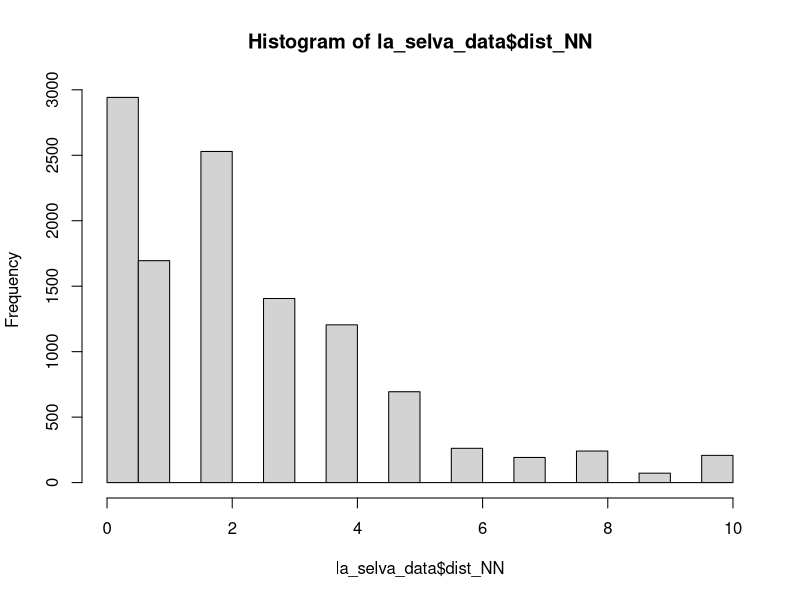
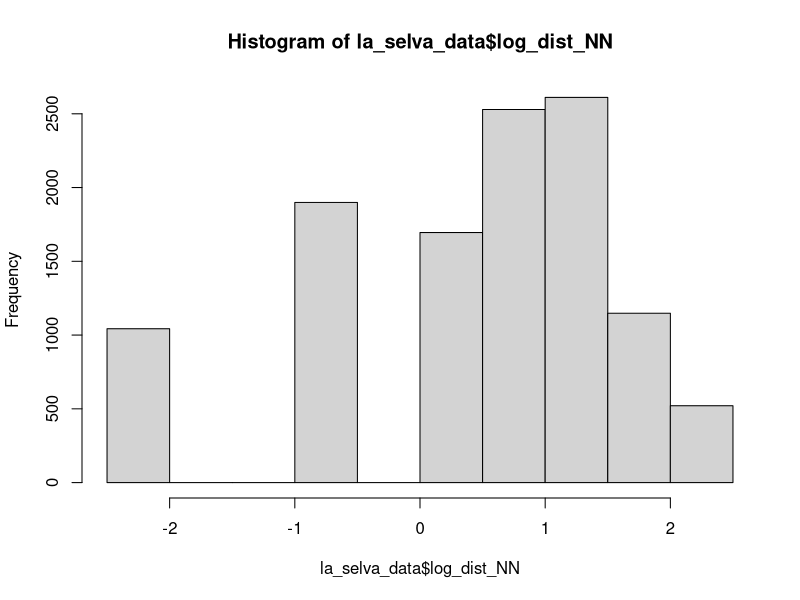

These charts were generated, in order, by the following R code: (Note: this script raises an error after producing the figures.)
#### 2/26/2026
#### Kurt Riggin
#### GLMM fitting



# Load packages
library(glmmTMB)
library(tidyverse)
library(emmeans)

# Load data 
la_selva_data <- read.csv("all_la_selva_data.csv")


# Model Fitting (Forest zone fixed effect, ID random effect, and null models)
# Factor edge type
la_selva_data$edge_type <- factor(la_selva_data$edge_type)
la_selva_data$edge_type <- relevel(la_selva_data$edge_type, ref = "I")

# Resting
resting_model <- glmmTMB(
  Rest ~ edge_type + (1|id), 
  data = la_selva_data, 
  family = binomial(link = "logit")
  )
summary(resting_model)

resting_null_model <- glmmTMB(
  Rest ~ 1 + (1|id), 
  data = la_selva_data, 
  family = binomial(link = "logit")
  )
summary(resting_null_model)

rest_est_ci <- emmeans(resting_model, ~ edge_type, type = "response")
rest_est_ci


# Feeding
feeding_model <- glmmTMB(
  Feed ~ edge_type + (1|id), 
  data = la_selva_data, 
  family = binomial(link = "logit")
  )
summary(feeding_model)

feeding_null_model <- glmmTMB(
  Feed ~ 1 + (1|id), 
  data = la_selva_data, 
  family = binomial(link = "logit")
  )
summary(feeding_null_model)


feed_est_ci <- emmeans(feeding_model, ~ edge_type, type = "response")
feed_est_ci




# Moving
moving_model <- glmmTMB(
  Move ~ edge_type + (1|id), 
  data = la_selva_data, 
  family = binomial(link = "logit")
  )
summary(moving_model)

moving_null_model <- glmmTMB(
  Move ~ 1 + (1|id), 
  data = la_selva_data, 
  family = binomial(link = "logit")
  )
summary(moving_null_model)

move_est_ci <- emmeans(moving_model, ~ edge_type, type = "response")
move_est_ci



# Number of nearest neighbors (SIGNIFICANT)
la_selva_data$num_NN <- as.numeric(la_selva_data$num_NN)

num_NN_model <- glmmTMB(
  num_NN ~ edge_type + (1|id), 
  data = la_selva_data, 
  family = poisson(link = "log")
  )
summary(num_NN_model)

num_NN_null_model <- glmmTMB(
  num_NN ~ 1 + (1|id), 
  data = la_selva_data, 
  family = poisson(link = "log")
  )
summary(num_NN_null_model)

num_NN_est_ci <- emmeans(num_NN_model, ~ edge_type, type = "response")
num_NN_est_ci


# Distance to nearest neighbors
hist(la_selva_data$dist_NN)
la_selva_data <- la_selva_data %>%
  mutate(log_dist_NN = log(dist_NN + 0.1))
hist(la_selva_data$log_dist_NN)

dist_NN_model <- glmmTMB(
  log_dist_NN ~ edge_type + (1 | id),
  data = la_selva_data,
  family = gaussian()
)
summary(dist_NN_model)

dist_NN_null_model <- glmmTMB(
  log_dist_NN ~ 1 + (1 | id),
  data = la_selva_data,
  family = gaussian()
)
summary(dist_NN_null_model)

dist_NN_est_ci <- emmeans(dist_NN_model, ~ edge_type)
dist_NN_est_ci

dist_df <- as.data.frame(dist_NN_est_ci)

dist_df <- dist_df %>%
  mutate(
    mean_dist = exp(emmean) - 0.1,
    lower = exp(asymp.LCL) - 0.1,
    upper = exp(asymp.UCL) - 0.1
  )

dist_df
